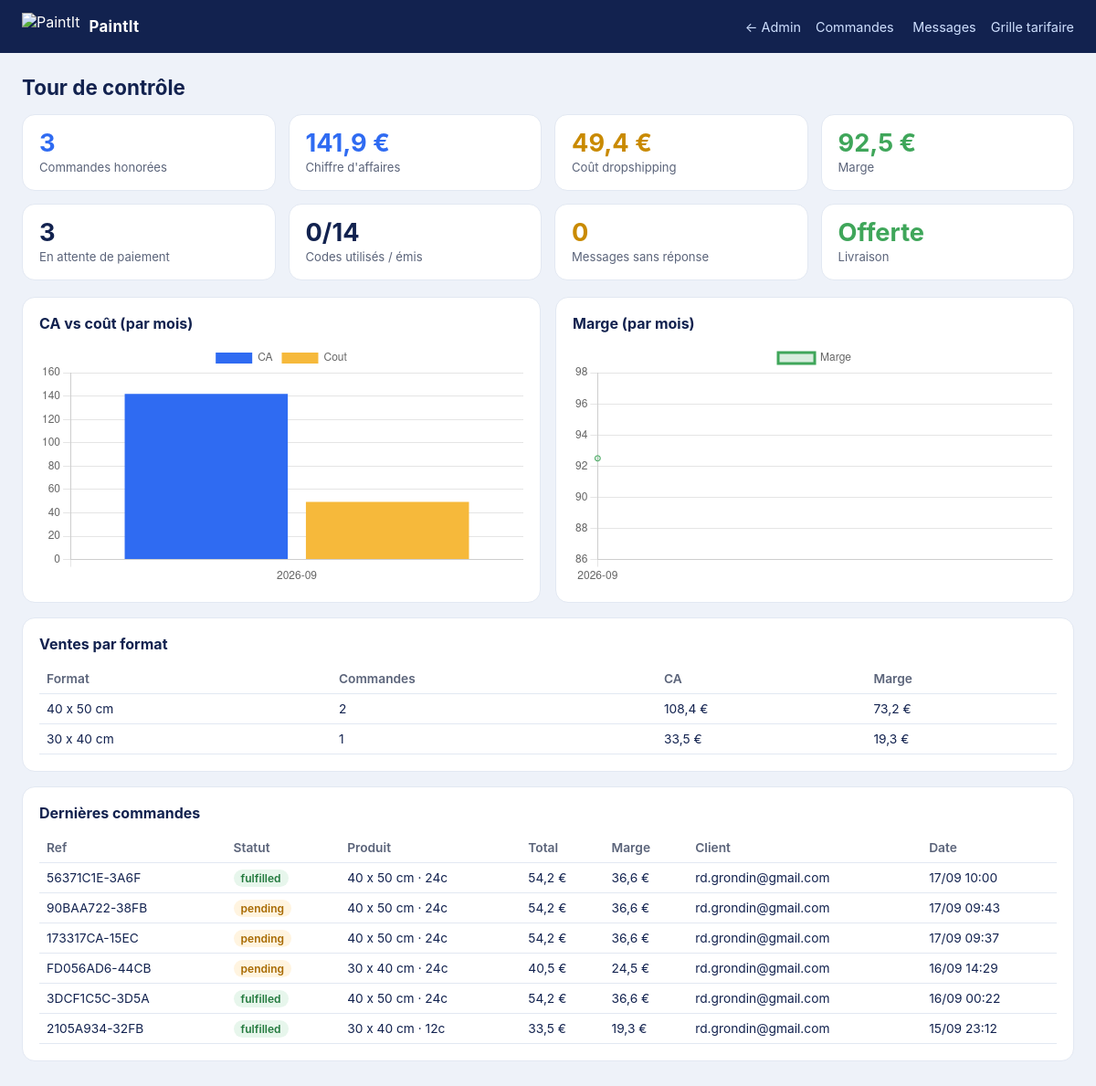
The page /dashboard/ (signed in) on the database its author committed.
### studio/models.py (models this page shows, shortened)
class Order(models.Model):
    PENDING, PAID, FULFILLED, SHIPPED, DELIVERED, FAILED = \
        "pending", "paid", "fulfilled", "shipped", "delivered", "failed"
    STATUS_CHOICES = [
        (PENDING, "En attente de paiement"), (PAID, "Payee"),
        (FULFILLED, "Envoyee au fournisseur"), (SHIPPED, "Expediee"),
        (DELIVERED, "Livree"), (FAILED, "Echouee"),
    ]
    uid = models.CharField(max_length=32, unique=True)
    status = models.CharField(max_length=10, choices=STATUS_CHOICES, default=PENDING)
    lang = models.CharField(max_length=5, default="fr")
    format_label = models.CharField(max_length=40)
    orientation = models.CharField(max_length=12)
    width_cm = models.FloatField()
    height_cm = models.FloatField()
    colors = models.IntegerField()
    difficulty = models.CharField(max_length=12, default="moyen")
    brushes = models.BooleanField(default=False)
    brushes_amount = models.FloatField(default=0.0)
    price = models.FloatField()          # sous-total produit (toile + pinceaux)
    cost = models.FloatField(default=0.0)
    discount_code = models.CharField(max_length=32, null=True, blank=True)
    discount_amount = models.FloatField(default=0.0)
    total = models.FloatField()
    customer_name = models.CharField(max_length=120)
    customer_email = models.EmailField()
    phone_code = models.CharField(max_length=8, blank=True, default="")
    phone = models.CharField(max_length=32, blank=True, default="")
    address1 = models.CharField(max_length=200, blank=True, default="")
    address2 = models.CharField(max_length=200, blank=True, default="")
    postal_code = models.CharField(max_length=20, blank=True, default="")
    city = models.CharField(max_length=120, blank=True, default="")
    country = models.CharField(max_length=80, blank=True, default="")
    supplier_ref = models.CharField(max_length=64, null=True, blank=True)
    carrier = models.CharField("Transporteur", max_length=60, blank=True, default="")
    tracking_number = models.CharField("N° de suivi", max_length=80, blank=True, default="")
    tracking_url = models.CharField("Lien de suivi", max_length=300, blank=True, default="")
    feedback_sent = models.BooleanField(default=False)
    created_at = models.DateTimeField(auto_now_add=True)
    @property
    def benefit(self):
        return round(self.total - self.cost, 2)

### studio/views.py (the view)
# urls.py: path("dashboard/", views.finance_dashboard, name="finance"),
@staff_member_required
def finance_dashboard(request):
    from collections import OrderedDict
    from .models import ContactMessage
    rows = Order.objects.filter(status=Order.FULFILLED).order_by("created_at")
    by_month = OrderedDict()
    for o in rows:
        m = o.created_at.strftime("%Y-%m")
        b = by_month.setdefault(m, {"t": 0.0, "c": 0.0, "n": 0})
        b["t"] += o.total; b["c"] += o.cost; b["n"] += 1
    months = list(by_month)
    turnover = [round(by_month[m]["t"], 2) for m in months]
    cost = [round(by_month[m]["c"], 2) for m in months]
    benefit = [round(t - c, 2) for t, c in zip(turnover, cost)]
    counts = [by_month[m]["n"] for m in months]
    kpis = {"orders": rows.count(),
            "turnover": round(sum(turnover), 2), "cost": round(sum(cost), 2),
            "benefit": round(sum(benefit), 2),
            "pending": Order.objects.filter(status=Order.PENDING).count(),
            "unanswered": ContactMessage.objects.filter(answered=False).count()}
    from .models import Discount
    kpis["discounts_used"] = Discount.objects.filter(status="used").count()
    kpis["discounts_issued"] = Discount.objects.filter(status="issued").count()
    recent = Order.objects.order_by("-created_at")[:12]
    fmt = OrderedDict()
    for o in rows:
        fb = fmt.setdefault(o.format_label, {"n": 0, "t": 0.0, "b": 0.0})
        fb["n"] += 1; fb["t"] += o.total; fb["b"] += o.benefit
    per_format = [{"label": k, "n": v["n"], "t": round(v["t"], 2), "b": round(v["b"], 2)}
                  for k, v in sorted(fmt.items(), key=lambda kv: -kv[1]["t"])]
    return render(request, "studio/finance.html", {
        "months": months, "turnover": turnover, "cost": cost, "benefit": benefit,
        "counts": counts, "kpis": kpis, "recent": recent, "per_format": per_format})

### studio/context.py (called while the page is built)
def assets(request):
    v = "0"
    for base in (getattr(settings, "STATIC_ROOT", None), os.path.join(settings.BASE_DIR, "studio", "static")):
        if not base:
            continue
        p = os.path.join(base, "studio", "i18n.js")
        if os.path.exists(p):
            st = os.stat(p)
            v = "%x%x" % (int(st.st_mtime), st.st_size)
            break
    return {"I18N_VERSION": v}

### studio/templates/studio/finance.html (shortened to what this page needs)
{% load static %}
<!doctype html>
<html lang="fr"><head>
</head><body>
<div class="top">
  <span class="brand"><img src="{% static 'studio/img/icon.svg' %}" alt="PaintIt"><b>PaintIt</b></span>
  <div class="links"><a href="/admin/">&larr; Admin</a><a href="/admin/studio/order/">Commandes</a>
    <a href="/admin/studio/contactmessage/">Messages</a><a href="/admin/studio/pricing/">Grille tarifaire</a></div>
</div>
<div class="wrap">
  <h1>Tour de contrôle</h1>
  <div class="kpis">
    <div class="kpi b"><b>{{ kpis.orders }}</b><span>Commandes honorées</span></div>
    <div class="kpi b"><b>{{ kpis.turnover }} &euro;</b><span>Chiffre d'affaires</span></div>
    <div class="kpi a"><b>{{ kpis.cost }} &euro;</b><span>Coût dropshipping</span></div>
    <div class="kpi g"><b>{{ kpis.benefit }} &euro;</b><span>Marge</span></div>
    <div class="kpi"><b>{{ kpis.pending }}</b><span>En attente de paiement</span></div>
    <div class="kpi"><b>{{ kpis.discounts_used }}/{{ kpis.discounts_issued }}</b><span>Codes utilisés / émis</span></div>
    <div class="kpi a"><b>{{ kpis.unanswered }}</b><span>Messages sans réponse</span></div>
    <div class="kpi g"><b>Offerte</b><span>Livraison</span></div>
  </div>
  <div class="grid2">
    <div class="card"><h2>CA vs coût (par mois)</h2><canvas id="rev" height="150"></canvas></div>
    <div class="card"><h2>Marge (par mois)</h2><canvas id="ben" height="150"></canvas></div>
  </div>
  <div class="card">
    <h2>Ventes par format</h2>
    <table><thead><tr><th>Format</th><th>Commandes</th><th>CA</th><th>Marge</th></tr></thead>
    <tbody>
      {% for f in per_format %}
      <tr><td>{{ f.label }}</td><td>{{ f.n }}</td><td>{{ f.t }} &euro;</td><td>{{ f.b }} &euro;</td></tr>
      {% empty %}<tr><td colspan="4" style="color:var(--muted)">Aucune vente.</td></tr>{% endfor %}
    </tbody></table>
  </div>
  <div class="card">
    <h2>Dernières commandes</h2>
    <table><thead><tr><th>Ref</th><th>Statut</th><th>Produit</th><th>Total</th><th>Marge</th><th>Client</th><th>Date</th></tr></thead>
    <tbody>
      {% for o in recent %}
      <tr><td>{{ o.uid }}</td>
        <td><span class="pill st-{{ o.status }}">{{ o.status }}</span></td>
        <td>{{ o.format_label }} · {{ o.colors }}c{% if o.brushes %} · pinceaux{% endif %}</td>
        <td>{{ o.total }} &euro;</td><td>{{ o.benefit }} &euro;</td>
        <td>{{ o.customer_email }}</td><td>{{ o.created_at|date:"d/m H:i" }}</td></tr>
      {% empty %}<tr><td colspan="7" style="color:var(--muted)">Aucune commande.</td></tr>{% endfor %}
    </tbody></table>
  </div>
</div>
<script>
 var g=function(i){return JSON.parse(document.getElementById(i).textContent)};
 var M=g('m'),T=g('t'),C=g('c'),B=g('b');
 new Chart(document.getElementById('rev'),{type:'bar',data:{labels:M,datasets:[
   {label:'CA',data:T,backgroundColor:'#2f6bf2'},{label:'Cout',data:C,backgroundColor:'#f6b93b'}]}});
 new Chart(document.getElementById('ben'),{type:'line',data:{labels:M,datasets:[
   {label:'Marge',data:B,borderColor:'#3fa65a',backgroundColor:'#3fa65a33',fill:true,tension:.3}]}});
</script>
</body></html>

### studio/templates/studio/finance.html (style rules this page uses)
:root { --navy:#12224f;--blue:#2f6bf2;--green:#3fa65a;--amber:#f6b93b;--ring:#e2e8f2;--muted:#5b647a }
* { box-sizing:border-box }
body { font-family:Inter,system-ui,sans-serif;background:#eef2f9;color:var(--navy);margin:0 }
.top { display:flex;align-items:center;justify-content:space-between;background:var(--navy);color:#fff;padding:14px 24px }
.top .brand { display:inline-flex;align-items:center;gap:10px }
.top .brand img { height:30px }
.top .brand b { color:#fff;font-size:1.05rem;letter-spacing:.02em }
.top .links a { color:#cfe0ff;text-decoration:none;margin-left:16px;font-size:.9rem }
.wrap { max-width:1200px;margin:0 auto;padding:24px }
h1 { font-size:1.4rem;margin:0 0 16px }
.kpis { display:grid;grid-template-columns:repeat(4,1fr);gap:14px;margin-bottom:18px }
.kpi { background:#fff;border:1px solid var(--ring);border-radius:14px;padding:16px 18px }
.kpi b { display:block;font-size:1.7rem;line-height:1.1 }
.kpi span { color:var(--muted);font-size:.82rem }
.kpi.g b { color:var(--green) }
.kpi.b b { color:var(--blue) }
.kpi.a b { color:#c98a00 }
.grid2 { display:grid;grid-template-columns:1fr 1fr;gap:16px }
.card { background:#fff;border:1px solid var(--ring);border-radius:14px;padding:18px;margin-bottom:16px }
.card h2 { font-size:1rem;margin:0 0 12px }
table { width:100%;border-collapse:collapse;font-size:.86rem }
th,td { text-align:left;padding:8px 8px;border-bottom:1px solid var(--ring);white-space:nowrap }
th { color:var(--muted);font-weight:600 }
.pill { padding:2px 8px;border-radius:999px;font-size:.75rem;font-weight:600 }
.st-fulfilled { background:#e7f6ec;color:#237a3e }
.st-pending { background:#fff4e0;color:#a86a00 }

### rows shown on the page
Order: label "40 x 50 cm", uid "3DCF1C5C-3D5A", status "fulfilled", format_label "40 x 50 cm", colors "24", total "54,2", benefit "36,6", customer_email "rd.grondin@gmail.com", created_at "16/09 00:22"
Order: label "30 x 40 cm", uid "2105A934-32FB", status "fulfilled", format_label "30 x 40 cm", colors "12", total "33,5", benefit "19,3", customer_email "rd.grondin@gmail.com", created_at "15/09 23:12"
Order: uid "56371C1E-3A6F", status "fulfilled", format_label "40 x 50 cm", colors "24", total "54,2", benefit "36,6", customer_email "rd.grondin@gmail.com", created_at "17/09 10:00"
Order: uid "90BAA722-38FB", status "pending", format_label "40 x 50 cm", colors "24", total "54,2", benefit "36,6", customer_email "rd.grondin@gmail.com", created_at "17/09 09:43"
Order: uid "173317CA-15EC", status "pending", format_label "40 x 50 cm", colors "24", total "54,2", benefit "36,6", customer_email "rd.grondin@gmail.com", created_at "17/09 09:37"
Order: uid "FD056AD6-44CB", status "pending", format_label "30 x 40 cm", colors "24", total "40,5", benefit "24,5", customer_email "rd.grondin@gmail.com", created_at "16/09 14:29"

### other values the page prints
{{ kpis.orders }} "3"
{{ kpis.turnover }} "141,9"
{{ kpis.cost }} "49,4"
{{ kpis.benefit }} "92,5"
{{ kpis.pending }} "3"
{{ kpis.discounts_used }} "0"
{{ kpis.discounts_issued }} "14"
{{ kpis.unanswered }} "0"
{{ f.n }} "2" "1"
{{ f.t }} "108,4" "33,5"
{{ f.b }} "73,2" "19,3"
